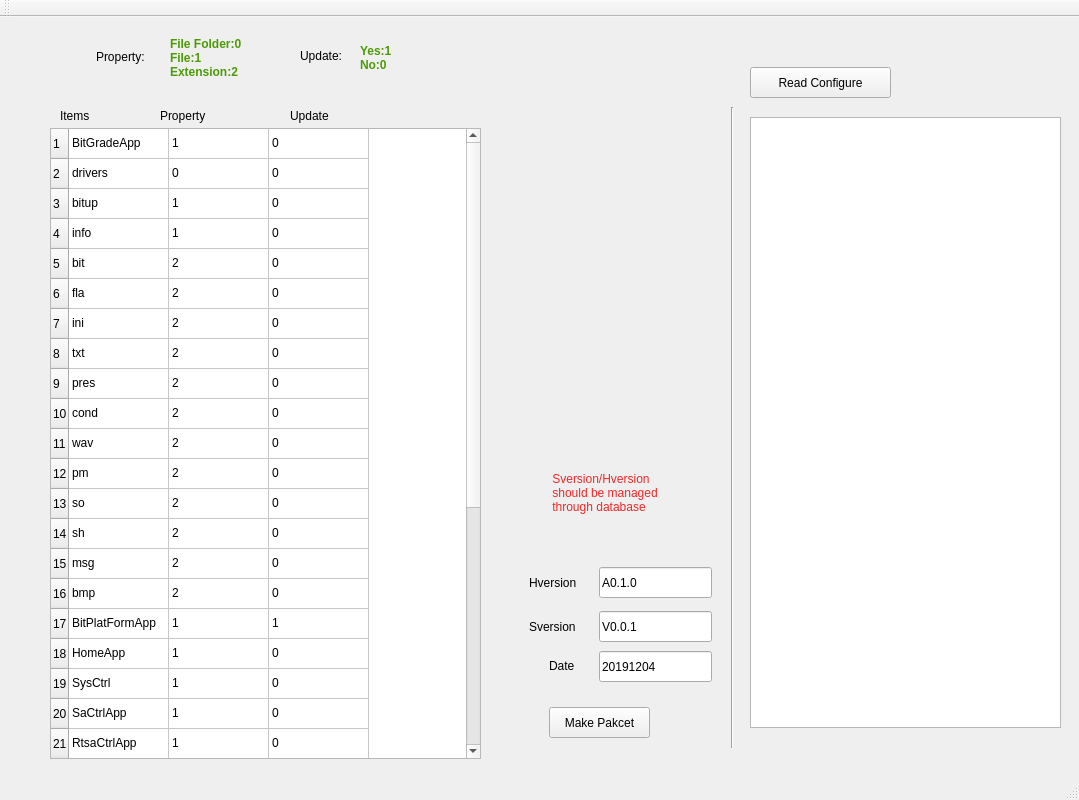
<?xml version="1.0" encoding="UTF-8"?>
<ui version="4.0">
 <class>MainWindow</class>
 <widget class="QMainWindow" name="MainWindow">
  <property name="geometry">
   <rect>
    <x>0</x>
    <y>0</y>
    <width>1079</width>
    <height>800</height>
   </rect>
  </property>
  <property name="windowTitle">
   <string>UpgradesTool</string>
  </property>
  <widget class="QWidget" name="centralWidget">
   <widget class="QPushButton" name="pushButton">
    <property name="geometry">
     <rect>
      <x>549</x>
      <y>690</y>
      <width>101</width>
      <height>31</height>
     </rect>
    </property>
    <property name="text">
     <string>Make Pakcet</string>
    </property>
   </widget>
   <widget class="QTableWidget" name="tableWidget">
    <property name="geometry">
     <rect>
      <x>50</x>
      <y>111</y>
      <width>431</width>
      <height>631</height>
     </rect>
    </property>
    <property name="rowCount">
     <number>33</number>
    </property>
    <property name="columnCount">
     <number>3</number>
    </property>
    <attribute name="horizontalHeaderVisible">
     <bool>false</bool>
    </attribute>
    <row/>
    <row/>
    <row/>
    <row/>
    <row/>
    <row/>
    <row/>
    <row/>
    <row/>
    <row/>
    <row/>
    <row/>
    <row/>
    <row/>
    <row/>
    <row/>
    <row/>
    <row/>
    <row/>
    <row/>
    <row/>
    <row/>
    <row/>
    <row/>
    <row/>
    <row/>
    <row/>
    <row/>
    <row/>
    <row/>
    <row/>
    <row/>
    <row/>
    <column/>
    <column/>
    <column/>
    <item row="0" column="0">
     <property name="text">
      <string>BitGradeApp</string>
     </property>
    </item>
    <item row="0" column="1">
     <property name="text">
      <string>1</string>
     </property>
    </item>
    <item row="0" column="2">
     <property name="text">
      <string>0</string>
     </property>
    </item>
    <item row="1" column="0">
     <property name="text">
      <string>drivers</string>
     </property>
    </item>
    <item row="1" column="1">
     <property name="text">
      <string>0</string>
     </property>
    </item>
    <item row="1" column="2">
     <property name="text">
      <string>0</string>
     </property>
    </item>
    <item row="2" column="0">
     <property name="text">
      <string>bitup</string>
     </property>
    </item>
    <item row="2" column="1">
     <property name="text">
      <string>1</string>
     </property>
    </item>
    <item row="2" column="2">
     <property name="text">
      <string>0</string>
     </property>
    </item>
    <item row="3" column="0">
     <property name="text">
      <string>info</string>
     </property>
    </item>
    <item row="3" column="1">
     <property name="text">
      <string>1</string>
     </property>
    </item>
    <item row="3" column="2">
     <property name="text">
      <string>0</string>
     </property>
    </item>
    <item row="4" column="0">
     <property name="text">
      <string>bit</string>
     </property>
    </item>
    <item row="4" column="1">
     <property name="text">
      <string>2</string>
     </property>
    </item>
    <item row="4" column="2">
     <property name="text">
      <string>0</string>
     </property>
    </item>
    <item row="5" column="0">
     <property name="text">
      <string>fla</string>
     </property>
    </item>
    <item row="5" column="1">
     <property name="text">
      <string>2</string>
     </property>
    </item>
    <item row="5" column="2">
     <property name="text">
      <string>0</string>
     </property>
    </item>
    <item row="6" column="0">
     <property name="text">
      <string>ini</string>
     </property>
    </item>
    <item row="6" column="1">
     <property name="text">
      <string>2</string>
     </property>
    </item>
    <item row="6" column="2">
     <property name="text">
      <string>0</string>
     </property>
    </item>
    <item row="7" column="0">
     <property name="text">
      <string>txt</string>
     </property>
    </item>
    <item row="7" column="1">
     <property name="text">
      <string>2</string>
     </property>
    </item>
    <item row="7" column="2">
     <property name="text">
      <string>0</string>
     </property>
    </item>
    <item row="8" column="0">
     <property name="text">
      <string>pres</string>
     </property>
    </item>
    <item row="8" column="1">
     <property name="text">
      <string>2</string>
     </property>
    </item>
    <item row="8" column="2">
     <property name="text">
      <string>0</string>
     </property>
    </item>
    <item row="9" column="0">
     <property name="text">
      <string>cond</string>
     </property>
    </item>
    <item row="9" column="1">
     <property name="text">
      <string>2</string>
     </property>
    </item>
    <item row="9" column="2">
     <property name="text">
      <string>0</string>
     </property>
    </item>
    <item row="10" column="0">
     <property name="text">
      <string>wav</string>
     </property>
    </item>
    <item row="10" column="1">
     <property name="text">
      <string>2</string>
     </property>
    </item>
    <item row="10" column="2">
     <property name="text">
      <string>0</string>
     </property>
    </item>
    <item row="11" column="0">
     <property name="text">
      <string>pm</string>
     </property>
    </item>
    <item row="11" column="1">
     <property name="text">
      <string>2</string>
     </property>
    </item>
    <item row="11" column="2">
     <property name="text">
      <string>0</string>
     </property>
    </item>
    <item row="12" column="0">
     <property name="text">
      <string>so</string>
     </property>
    </item>
    <item row="12" column="1">
     <property name="text">
      <string>2</string>
     </property>
    </item>
    <item row="12" column="2">
     <property name="text">
      <string>0</string>
     </property>
    </item>
    <item row="13" column="0">
     <property name="text">
      <string>sh</string>
     </property>
    </item>
    <item row="13" column="1">
     <property name="text">
      <string>2</string>
     </property>
    </item>
    <item row="13" column="2">
     <property name="text">
      <string>0</string>
     </property>
    </item>
    <item row="14" column="0">
     <property name="text">
      <string>msg</string>
     </property>
    </item>
    <item row="14" column="1">
     <property name="text">
      <string>2</string>
     </property>
    </item>
    <item row="14" column="2">
     <property name="text">
      <string>0</string>
     </property>
    </item>
    <item row="15" column="0">
     <property name="text">
      <string>bmp</string>
     </property>
    </item>
    <item row="15" column="1">
     <property name="text">
      <string>2</string>
     </property>
    </item>
    <item row="15" column="2">
     <property name="text">
      <string>0</string>
     </property>
    </item>
    <item row="16" column="0">
     <property name="text">
      <string>BitPlatFormApp</string>
     </property>
    </item>
    <item row="16" column="1">
     <property name="text">
      <string>1</string>
     </property>
    </item>
    <item row="16" column="2">
     <property name="text">
      <string>1</string>
     </property>
    </item>
    <item row="17" column="0">
     <property name="text">
      <string>HomeApp</string>
     </property>
    </item>
    <item row="17" column="1">
     <property name="text">
      <string>1</string>
     </property>
    </item>
    <item row="17" column="2">
     <property name="text">
      <string>0</string>
     </property>
    </item>
    <item row="18" column="0">
     <property name="text">
      <string>SysCtrl</string>
     </property>
    </item>
    <item row="18" column="1">
     <property name="text">
      <string>1</string>
     </property>
    </item>
    <item row="18" column="2">
     <property name="text">
      <string>0</string>
     </property>
    </item>
    <item row="19" column="0">
     <property name="text">
      <string>SaCtrlApp</string>
     </property>
    </item>
    <item row="19" column="1">
     <property name="text">
      <string>1</string>
     </property>
    </item>
    <item row="19" column="2">
     <property name="text">
      <string>0</string>
     </property>
    </item>
    <item row="20" column="0">
     <property name="text">
      <string>RtsaCtrlApp</string>
     </property>
    </item>
    <item row="20" column="1">
     <property name="text">
      <string>1</string>
     </property>
    </item>
    <item row="20" column="2">
     <property name="text">
      <string>0</string>
     </property>
    </item>
    <item row="21" column="0">
     <property name="text">
      <string>LTE_FDD_CTL</string>
     </property>
    </item>
    <item row="21" column="1">
     <property name="text">
      <string>1</string>
     </property>
    </item>
    <item row="21" column="2">
     <property name="text">
      <string>0</string>
     </property>
    </item>
    <item row="22" column="0">
     <property name="text">
      <string>LTE_TDD_CTL</string>
     </property>
    </item>
    <item row="22" column="1">
     <property name="text">
      <string>1</string>
     </property>
    </item>
    <item row="22" column="2">
     <property name="text">
      <string>0</string>
     </property>
    </item>
    <item row="23" column="0">
     <property name="text">
      <string>CalcNotic</string>
     </property>
    </item>
    <item row="23" column="1">
     <property name="text">
      <string>1</string>
     </property>
    </item>
    <item row="23" column="2">
     <property name="text">
      <string>0</string>
     </property>
    </item>
    <item row="24" column="0">
     <property name="text">
      <string>SaCalcAnaApp</string>
     </property>
    </item>
    <item row="24" column="1">
     <property name="text">
      <string>1</string>
     </property>
    </item>
    <item row="24" column="2">
     <property name="text">
      <string>0</string>
     </property>
    </item>
    <item row="25" column="0">
     <property name="text">
      <string>routemap</string>
     </property>
    </item>
    <item row="25" column="1">
     <property name="text">
      <string>1</string>
     </property>
    </item>
    <item row="25" column="2">
     <property name="text">
      <string>0</string>
     </property>
    </item>
    <item row="26" column="0">
     <property name="text">
      <string>NR_CTL</string>
     </property>
    </item>
    <item row="26" column="1">
     <property name="text">
      <string>1</string>
     </property>
    </item>
    <item row="26" column="2">
     <property name="text">
      <string>0</string>
     </property>
    </item>
    <item row="27" column="0">
     <property name="text">
      <string>RtsaCalcAnaApp</string>
     </property>
    </item>
    <item row="27" column="1">
     <property name="text">
      <string>1</string>
     </property>
    </item>
    <item row="27" column="2">
     <property name="text">
      <string>0</string>
     </property>
    </item>
    <item row="28" column="0">
     <property name="text">
      <string>google</string>
     </property>
    </item>
    <item row="28" column="1">
     <property name="text">
      <string>0</string>
     </property>
    </item>
    <item row="28" column="2">
     <property name="text">
      <string>0</string>
     </property>
    </item>
    <item row="29" column="0">
     <property name="text">
      <string>dtb</string>
     </property>
    </item>
    <item row="29" column="1">
     <property name="text">
      <string>2</string>
     </property>
    </item>
    <item row="29" column="2">
     <property name="text">
      <string>0</string>
     </property>
    </item>
    <item row="30" column="0">
     <property name="text">
      <string>uImage</string>
     </property>
    </item>
    <item row="30" column="1">
     <property name="text">
      <string>1</string>
     </property>
    </item>
    <item row="30" column="2">
     <property name="text">
      <string>0</string>
     </property>
    </item>
    <item row="31" column="0">
     <property name="text">
      <string>BOOT.bin</string>
     </property>
    </item>
    <item row="31" column="1">
     <property name="text">
      <string>1</string>
     </property>
    </item>
    <item row="31" column="2">
     <property name="text">
      <string>0</string>
     </property>
    </item>
    <item row="32" column="0">
     <property name="text">
      <string>rtl8188eufw.bin</string>
     </property>
    </item>
    <item row="32" column="1">
     <property name="text">
      <string>1</string>
     </property>
    </item>
    <item row="32" column="2">
     <property name="text">
      <string>0</string>
     </property>
    </item>
   </widget>
   <widget class="QLabel" name="label">
    <property name="geometry">
     <rect>
      <x>170</x>
      <y>10</y>
      <width>91</width>
      <height>61</height>
     </rect>
    </property>
    <property name="font">
     <font>
      <weight>75</weight>
      <bold>true</bold>
     </font>
    </property>
    <property name="styleSheet">
     <string notr="true">color: rgb(78, 154, 6);</string>
    </property>
    <property name="text">
     <string>File Folder:0
File:1
Extension:2</string>
    </property>
   </widget>
   <widget class="QLabel" name="label_2">
    <property name="geometry">
     <rect>
      <x>60</x>
      <y>90</y>
      <width>67</width>
      <height>17</height>
     </rect>
    </property>
    <property name="text">
     <string>Items</string>
    </property>
   </widget>
   <widget class="QLabel" name="label_3">
    <property name="geometry">
     <rect>
      <x>160</x>
      <y>90</y>
      <width>67</width>
      <height>17</height>
     </rect>
    </property>
    <property name="text">
     <string>Property</string>
    </property>
   </widget>
   <widget class="QLabel" name="label_4">
    <property name="geometry">
     <rect>
      <x>290</x>
      <y>90</y>
      <width>67</width>
      <height>17</height>
     </rect>
    </property>
    <property name="text">
     <string>Update</string>
    </property>
   </widget>
   <widget class="QLabel" name="label_5">
    <property name="geometry">
     <rect>
      <x>360</x>
      <y>20</y>
      <width>67</width>
      <height>41</height>
     </rect>
    </property>
    <property name="font">
     <font>
      <weight>75</weight>
      <bold>true</bold>
     </font>
    </property>
    <property name="styleSheet">
     <string notr="true">color: rgb(78, 154, 6);</string>
    </property>
    <property name="text">
     <string>Yes:1
No:0</string>
    </property>
   </widget>
   <widget class="QLineEdit" name="lineEdit">
    <property name="geometry">
     <rect>
      <x>599</x>
      <y>634</y>
      <width>113</width>
      <height>31</height>
     </rect>
    </property>
    <property name="text">
     <string>20191204</string>
    </property>
   </widget>
   <widget class="QLabel" name="label_6">
    <property name="geometry">
     <rect>
      <x>549</x>
      <y>640</y>
      <width>41</width>
      <height>17</height>
     </rect>
    </property>
    <property name="text">
     <string>Date</string>
    </property>
   </widget>
   <widget class="QLineEdit" name="lineEdit_2">
    <property name="geometry">
     <rect>
      <x>599</x>
      <y>594</y>
      <width>113</width>
      <height>31</height>
     </rect>
    </property>
    <property name="text">
     <string>V0.0.1</string>
    </property>
   </widget>
   <widget class="QLabel" name="label_7">
    <property name="geometry">
     <rect>
      <x>529</x>
      <y>600</y>
      <width>61</width>
      <height>20</height>
     </rect>
    </property>
    <property name="text">
     <string>Sversion</string>
    </property>
   </widget>
   <widget class="QLabel" name="label_8">
    <property name="geometry">
     <rect>
      <x>529</x>
      <y>556</y>
      <width>61</width>
      <height>20</height>
     </rect>
    </property>
    <property name="text">
     <string>Hversion</string>
    </property>
   </widget>
   <widget class="QLineEdit" name="lineEdit_3">
    <property name="geometry">
     <rect>
      <x>599</x>
      <y>550</y>
      <width>113</width>
      <height>31</height>
     </rect>
    </property>
    <property name="text">
     <string>A0.1.0</string>
    </property>
   </widget>
   <widget class="QLabel" name="label_9">
    <property name="geometry">
     <rect>
      <x>549</x>
      <y>420</y>
      <width>181</width>
      <height>111</height>
     </rect>
    </property>
    <property name="styleSheet">
     <string notr="true">color: rgb(239, 41, 41);</string>
    </property>
    <property name="text">
     <string> Sversion/Hversion
 should be managed 
 through database</string>
    </property>
   </widget>
   <widget class="Line" name="line">
    <property name="geometry">
     <rect>
      <x>712</x>
      <y>90</y>
      <width>41</width>
      <height>641</height>
     </rect>
    </property>
    <property name="orientation">
     <enum>Qt::Vertical</enum>
    </property>
   </widget>
   <widget class="QTextEdit" name="textEdit">
    <property name="enabled">
     <bool>true</bool>
    </property>
    <property name="geometry">
     <rect>
      <x>750</x>
      <y>100</y>
      <width>311</width>
      <height>611</height>
     </rect>
    </property>
   </widget>
   <widget class="QPushButton" name="pushButton_2">
    <property name="geometry">
     <rect>
      <x>750</x>
      <y>50</y>
      <width>141</width>
      <height>31</height>
     </rect>
    </property>
    <property name="text">
     <string>Read Configure</string>
    </property>
   </widget>
   <widget class="QLabel" name="label_10">
    <property name="geometry">
     <rect>
      <x>96</x>
      <y>30</y>
      <width>71</width>
      <height>20</height>
     </rect>
    </property>
    <property name="text">
     <string>Property:</string>
    </property>
   </widget>
   <widget class="QLabel" name="label_11">
    <property name="geometry">
     <rect>
      <x>300</x>
      <y>30</y>
      <width>67</width>
      <height>17</height>
     </rect>
    </property>
    <property name="text">
     <string>Update:</string>
    </property>
   </widget>
  </widget>
  <widget class="QMenuBar" name="menuBar">
   <property name="geometry">
    <rect>
     <x>0</x>
     <y>0</y>
     <width>1079</width>
     <height>22</height>
    </rect>
   </property>
  </widget>
  <widget class="QToolBar" name="mainToolBar">
   <attribute name="toolBarArea">
    <enum>TopToolBarArea</enum>
   </attribute>
   <attribute name="toolBarBreak">
    <bool>false</bool>
   </attribute>
  </widget>
  <widget class="QStatusBar" name="statusBar"/>
 </widget>
 <layoutdefault spacing="6" margin="11"/>
 <resources/>
 <connections/>
</ui>
